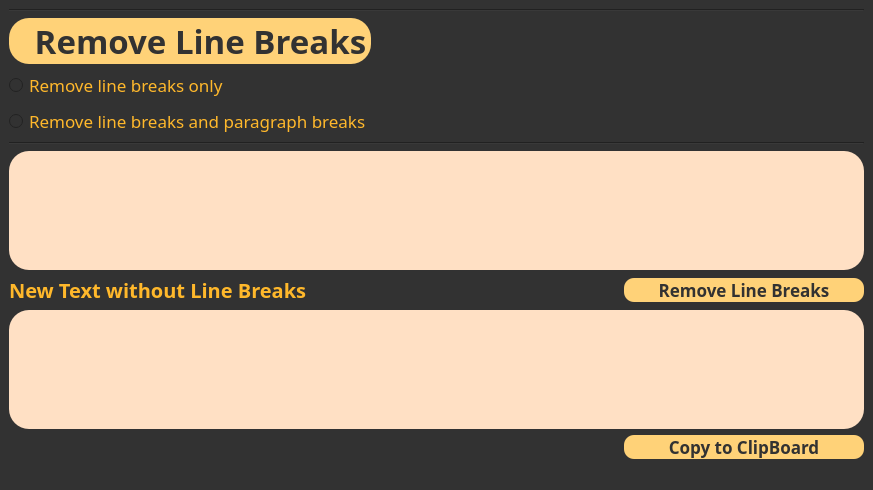
<?xml version="1.0" encoding="UTF-8"?>
<ui version="4.0">
 <class>MainWindow</class>
 <widget class="QMainWindow" name="MainWindow">
  <property name="geometry">
   <rect>
    <x>0</x>
    <y>0</y>
    <width>873</width>
    <height>490</height>
   </rect>
  </property>
  <property name="windowTitle">
   <string>Text Editor</string>
  </property>
  <property name="styleSheet">
   <string notr="true">background-color: rgb(50, 50, 50);
color: rgb(255, 161, 107);</string>
  </property>
  <widget class="QWidget" name="centralwidget">
   <layout class="QGridLayout" name="gridLayout">
    <item row="1" column="0" colspan="3">
     <widget class="Line" name="line_2">
      <property name="orientation">
       <enum>Qt::Horizontal</enum>
      </property>
     </widget>
    </item>
    <item row="6" column="0" colspan="3">
     <widget class="Line" name="line">
      <property name="orientation">
       <enum>Qt::Horizontal</enum>
      </property>
     </widget>
    </item>
    <item row="7" column="0" colspan="3">
     <widget class="QTextEdit" name="input">
      <property name="styleSheet">
       <string notr="true">border: 10px;
background-color: rgb(255, 224, 196);
color: rgb(50, 50, 50);
border-radius: 20px ;</string>
      </property>
     </widget>
    </item>
    <item row="10" column="2">
     <widget class="QPushButton" name="btn_copy_to_clipboard">
      <property name="font">
       <font>
        <family>Dosis ExtraBold</family>
        <pointsize>13</pointsize>
        <bold>true</bold>
       </font>
      </property>
      <property name="styleSheet">
       <string notr="true">border: 10px;
background-color: rgb(255, 210, 120);
color: rgb(50, 50, 50);
border-radius: 10px ;</string>
      </property>
      <property name="text">
       <string>Copy to ClipBoard</string>
      </property>
     </widget>
    </item>
    <item row="4" column="0">
     <widget class="QRadioButton" name="l_breaker">
      <property name="font">
       <font>
        <family>Dosis ExtraBold</family>
        <pointsize>13</pointsize>
       </font>
      </property>
      <property name="styleSheet">
       <string notr="true">color: rgb(255, 184, 43);</string>
      </property>
      <property name="text">
       <string>Remove line breaks only</string>
      </property>
     </widget>
    </item>
    <item row="5" column="0">
     <widget class="QRadioButton" name="p_breaker">
      <property name="font">
       <font>
        <family>Dosis ExtraBold</family>
        <pointsize>13</pointsize>
       </font>
      </property>
      <property name="styleSheet">
       <string notr="true">color: rgb(255, 184, 43);</string>
      </property>
      <property name="text">
       <string>Remove line breaks and paragraph breaks</string>
      </property>
     </widget>
    </item>
    <item row="9" column="0" colspan="3">
     <widget class="QTextEdit" name="output">
      <property name="styleSheet">
       <string notr="true">border: 10px;
background-color: rgb(255, 224, 196);
color: rgb(50, 50, 50);
border-radius: 20px ;</string>
      </property>
     </widget>
    </item>
    <item row="8" column="2">
     <widget class="QPushButton" name="btn_line_breaker">
      <property name="font">
       <font>
        <family>Dosis ExtraBold</family>
        <pointsize>13</pointsize>
        <bold>true</bold>
       </font>
      </property>
      <property name="styleSheet">
       <string notr="true">border: 10px;
background-color: rgb(255, 210, 120);
color: rgb(50, 50, 50);
border-radius: 10px ;</string>
      </property>
      <property name="text">
       <string>Remove Line Breaks</string>
      </property>
     </widget>
    </item>
    <item row="8" column="0">
     <widget class="QLabel" name="label_3">
      <property name="font">
       <font>
        <family>Dosis ExtraBold</family>
        <pointsize>15</pointsize>
        <bold>true</bold>
       </font>
      </property>
      <property name="styleSheet">
       <string notr="true">color: rgb(255, 184, 43);</string>
      </property>
      <property name="text">
       <string>New Text without Line Breaks</string>
      </property>
     </widget>
    </item>
    <item row="3" column="0">
     <widget class="QLabel" name="titr">
      <property name="font">
       <font>
        <family>Dosis ExtraBold</family>
        <pointsize>25</pointsize>
        <bold>true</bold>
       </font>
      </property>
      <property name="styleSheet">
       <string notr="true">border: 10px;
background-color: rgb(255, 210, 120);
color: rgb(50, 50, 50);
border-radius: 20px ;</string>
      </property>
      <property name="text">
       <string>   Remove Line Breaks</string>
      </property>
     </widget>
    </item>
   </layout>
  </widget>
  <widget class="QStatusBar" name="statusbar"/>
 </widget>
 <resources/>
 <connections/>
</ui>
